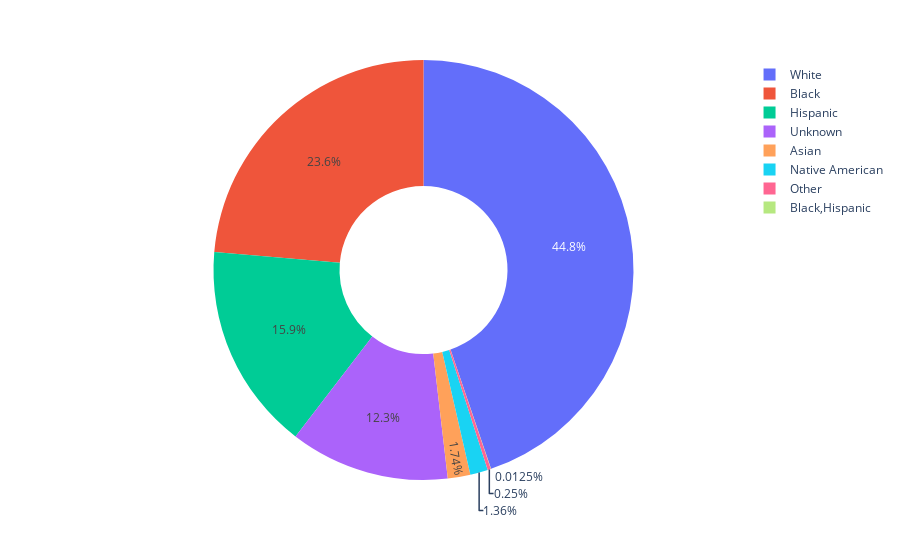

Notebook code cell kept with this figure:
### Code cell
fatal_by_race=df_fatalities.race.value_counts()
px.pie(names=fatal_by_race.index, values=fatal_by_race.values, hole=0.4)

### Figure 1 — Plotly figure (JSON) as saved in the notebook; plotly's stock layout.template omitted (floating-point values rounded to 4 significant figures)
{"data": [{"domain": {"x": [0, 1], "y": [0, 1]}, "hole": 0.4, "hovertemplate": "label=%{label}<br>value=%{value}<extra></extra>", "labels": ["White", "Black", "Hispanic", "Unknown", "Asian", "Native American", "Other", "Black,Hispanic"], "legendgroup": "", "name": "", "showlegend": true, "type": "pie", "values": [3579, 1889, 1273, 981, 139, 109, 20, 1]}], "layout": {"legend": {"tracegroupgap": 0}, "margin": {"t": 60}}}
